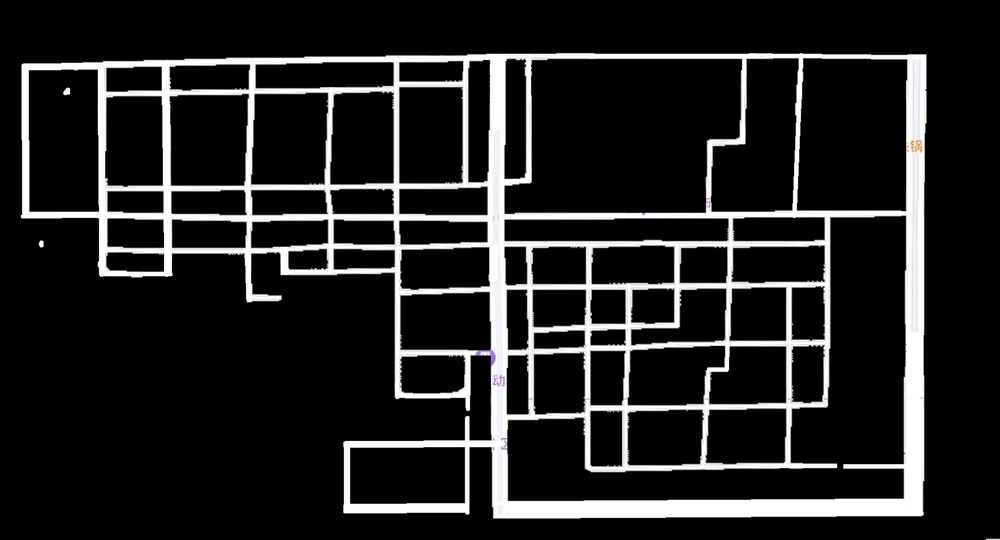
#> input picture pics/map2.jpg, 1000 x 540 px, shrunk from 3536 x 1908 before the run
$ python edge_detection.py
#> lines starting #> are read from the running program, lines starting #| are printed output that depends on the picture; after the words box and inside, x2 and y2 are one past the last pixel; in counts of white or black regions, pixels touching at a corner belong together
import cv2
import numpy as np


def edge_detection(path):
    # 读取图像
#> called with path = '../pics/map2.jpg'
    image = cv2.imread(path, cv2.IMREAD_GRAYSCALE)
#> image: shape (540, 1000); min 0, max 255, mean 34.4

    # 设定阈值，将小于阈值的像素设为0，大于阈值的像素设为128
    k = 20
    thresholded_image = np.where(image > k, 128, 0)
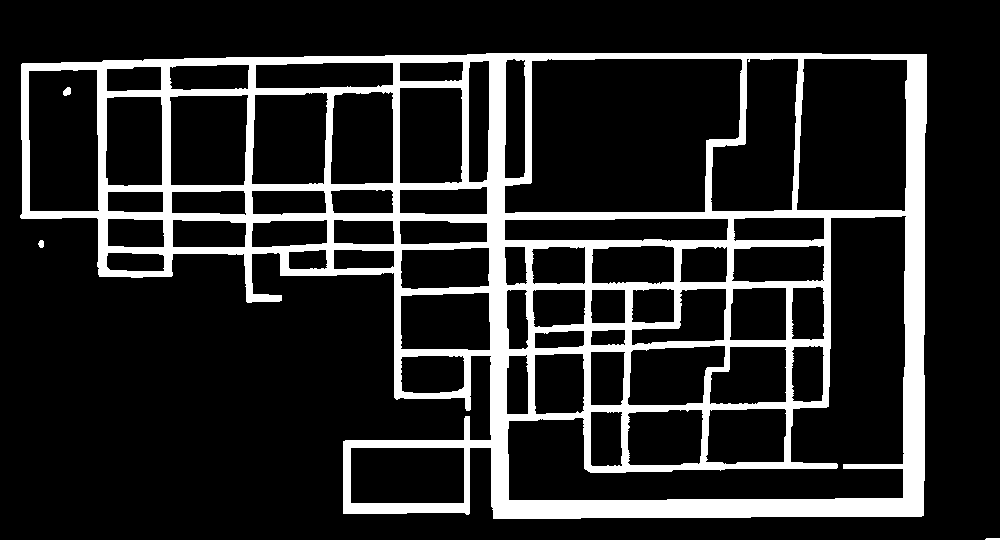
#> thresholded_image: shape (540, 1000) int64; values 0 (black) and 128 (white), 16% white; 4 white regions, box (x1, y1, x2, y2) and area: (20, 53, 927, 519) 86160, (63, 87, 71, 96) 55, (38, 240, 44, 248) 38, (985, 538, 1000, 540) 29

    height, width = thresholded_image.shape
#> height = 540; width = 1000

    # 对处理过的图像进行边界检测
    edges = np.zeros((height, width))

    for dx, dy in [[0, 1], [1, 0], [0, -1], [-1, 0], [1, 1], [-1, 1], [1, -1], [-1, -1]]:
        diff = thresholded_image[1:height - 1, 1:width - 1] - thresholded_image[1 + dx:height - 1 + dx,
                                                              1 + dy:width - 1 + dy]
        edges[1:height - 1, 1:width - 1] += np.where(diff > 0, 255, 0)
#> this loop made 8 passes
#> pass 1, in edge_detection, `diff = thresholded_image[1:height - 1, 1:width - 1] - thresholded_imag..`:
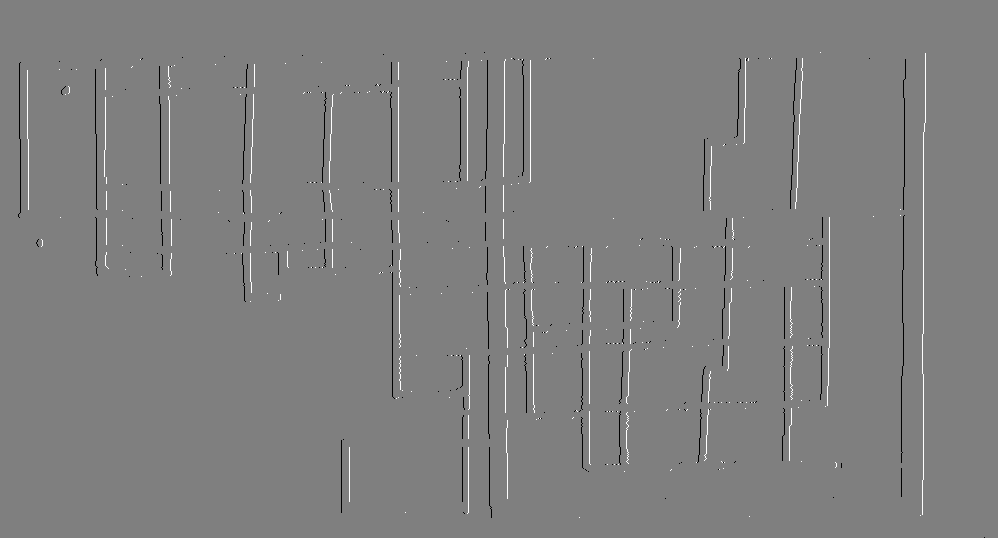
#> diff: shape (538, 998) int64; min -128, max 128, mean 0; drawn with min black and max white
#> pass 2, in edge_detection, `diff = thresholded_image[1:height - 1, 1:width - 1] - thresholded_imag..`:
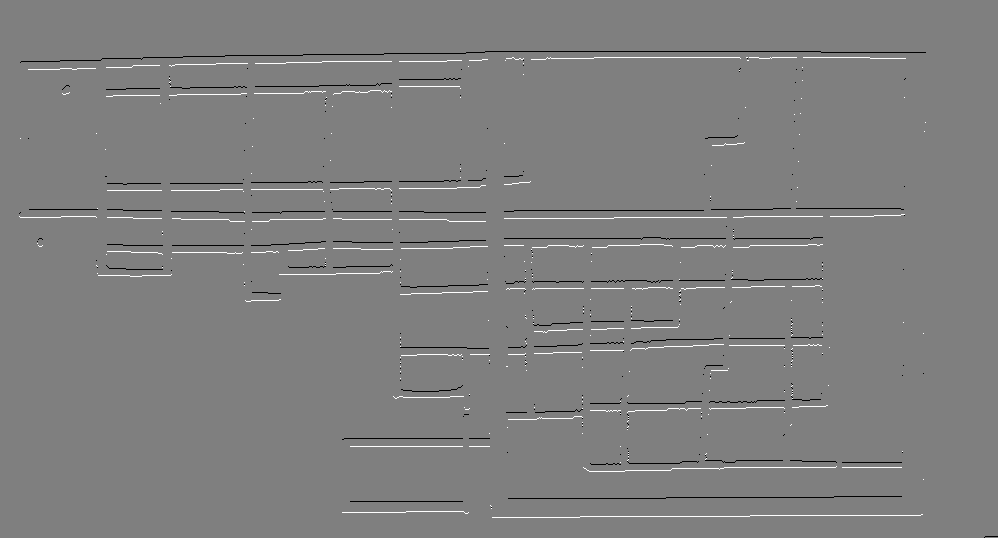
#> diff: shape (538, 998) int64; min -128, max 128, mean 0; drawn with min black and max white
#> pass 3, in edge_detection, `diff = thresholded_image[1:height - 1, 1:width - 1] - thresholded_imag..`:
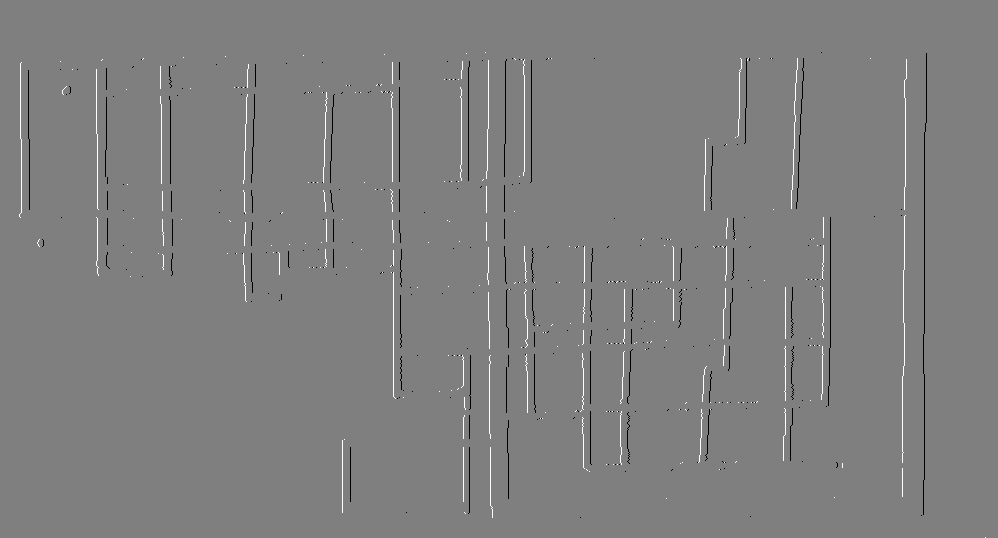
#> diff: shape (538, 998) int64; min -128, max 128, mean 0; drawn with min black and max white
#> after the loop:
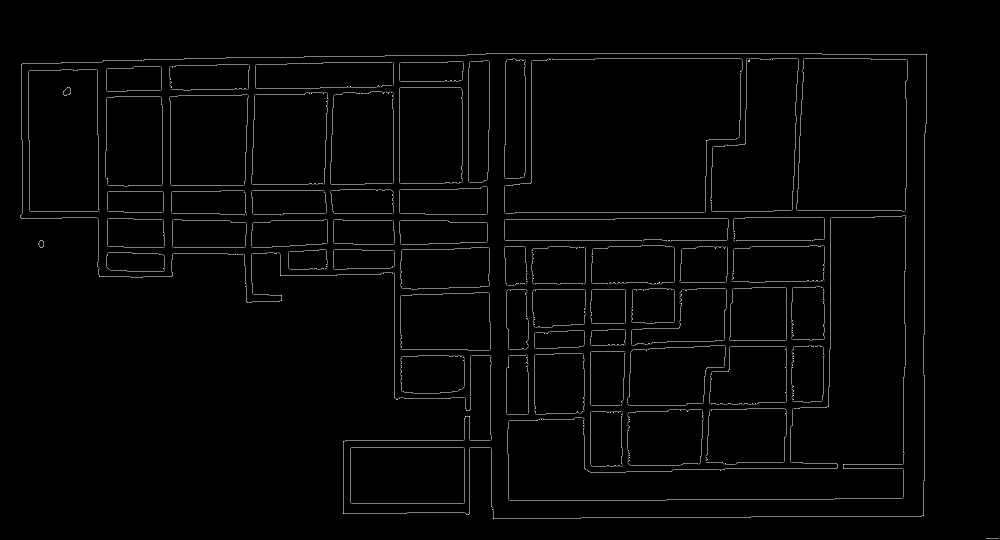
#> edges: shape (540, 1000) float64; min 0, max 1530, mean 26.8; drawn with min black and max white

    # 创建具有相同尺寸和通道数的新图像
    output_image = np.zeros_like(image)

    # 将边缘和阈值处理后的图像像素合并到新图像中
    output_image[thresholded_image == 128] = 128
    output_image[edges >= 255] = 255

    # 保存边缘图像
    cv2.imwrite('./pics/path_to_output_edges.png', edges)
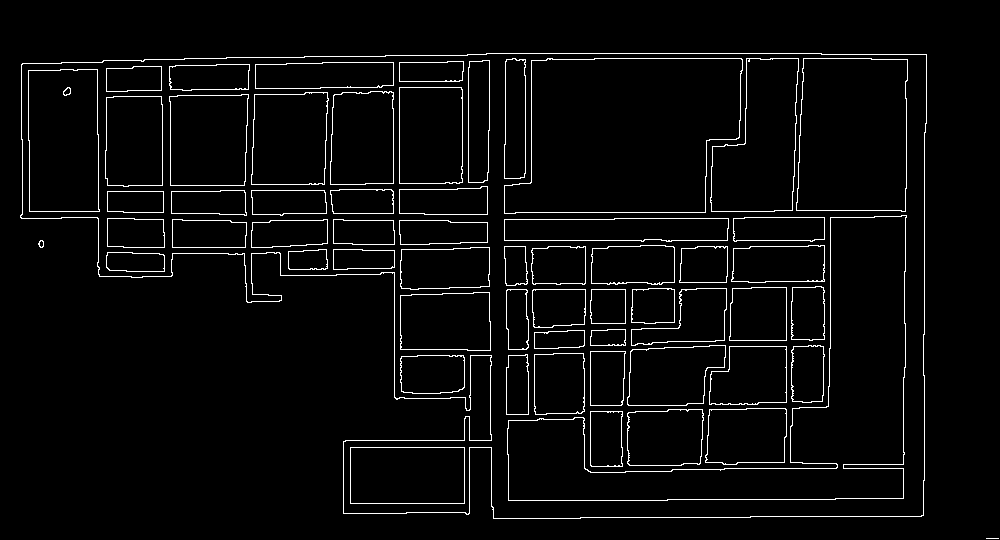
#> saved as path_to_output_edges.png: shape (540, 1000); 3.7% white in thin lines or dots, all inside (x1, y1, x2, y2) = (20, 53, 999, 539)

    # 保存带有阈值处理后的图像像素信息的图像
    cv2.imwrite('./pics/path_to_output_image.png', output_image)
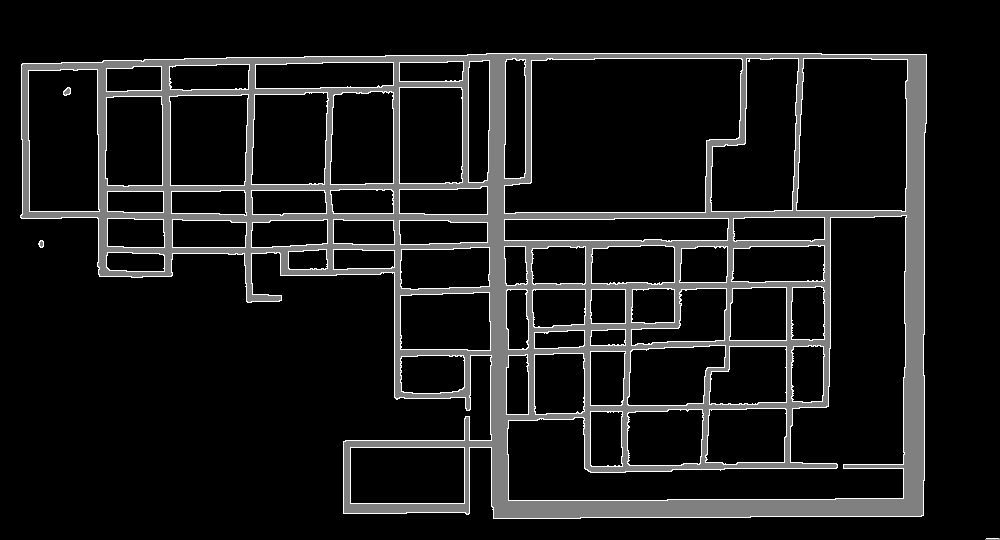
#> saved as path_to_output_image.png: shape (540, 1000); min 0, max 255, mean 25.1


def edge_detection2(path):
    # 读取图像
    image = cv2.imread(path)  # rgb图，非黑白纯色

    # 设定阈值，将小于阈值的像素设为0，大于阈值的像素设为128
    k = 20
    thresholded_image = np.where(image > k, 128, 0)
    copy_image = thresholded_image.copy()  # 为方便自己对照着看原图和结果，使用副本找边界

    # 进行对角错位比较
    copy_image[1:, 1:, 0] = (thresholded_image[:-1, :-1, 1] != thresholded_image[1:, 1:,
                                                               2]) * 255  # 利用了rgb不同通道，以方便自己对照看结果

    # cc[:-1, :-1, 0] = (bb[:-1, :-1, 1] != bb[1:, 1:, 2]) * 255   # 用此句会使部分边界标到障碍上
    print(copy_image)
    cv2.imwrite('edge.png', copy_image)


if __name__ == '__main__':
    edge_detection('../pics/map2.jpg')
    # edge_detection2('../pics/map1.jpg')

$ run again, with pics/map1.jpg copied over pics/map2.jpg
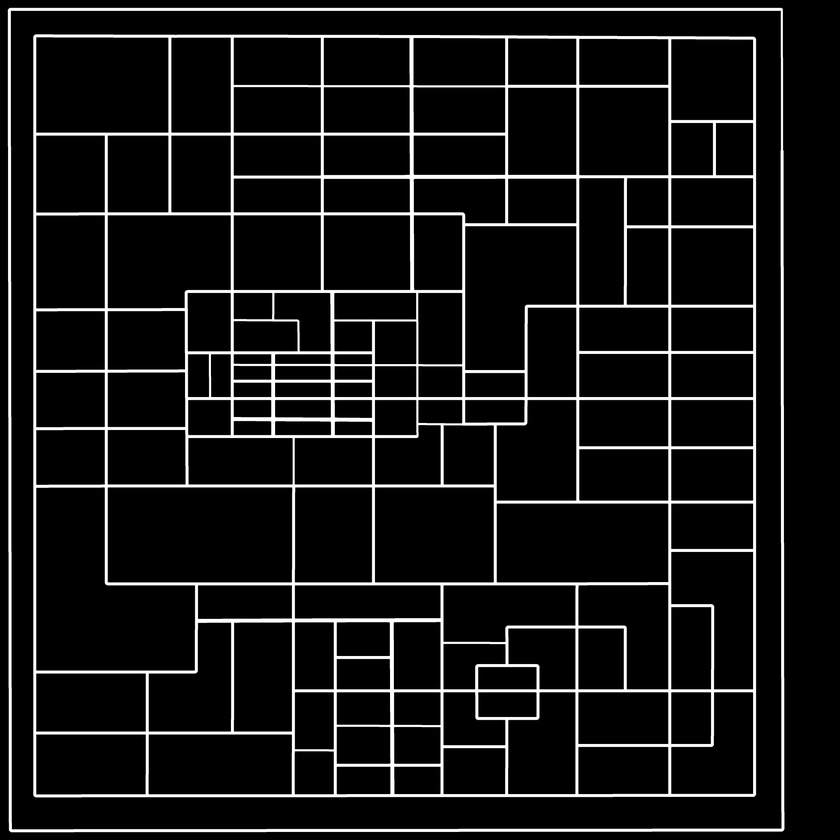
#> input picture pics/map1.jpg, 840 x 840 px, shrunk from 4794 x 4794 before the run
#> in edge_detection, image is the input picture: shape (840, 840); min 0, max 255, mean 22.7
#> in edge_detection, `thresholded_image = np.where(image > k, 128, 0)`:
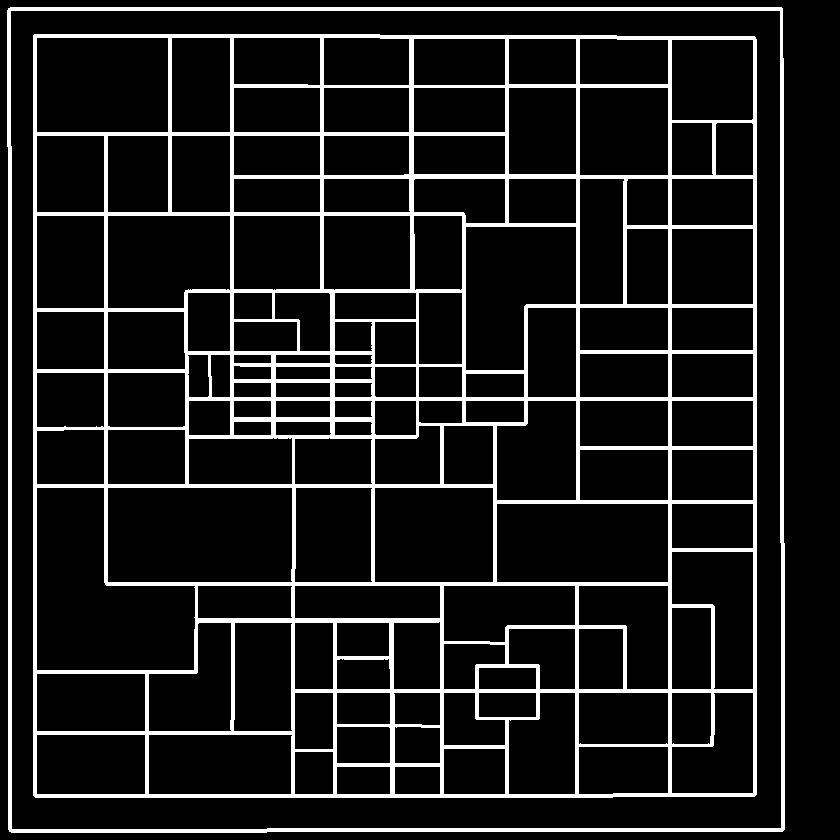
#> thresholded_image: shape (840, 840) int64; values 0 (black) and 128 (white), 11.7% white; 2 white regions, box (x1, y1, x2, y2) and area: (33, 34, 757, 798) 70140, (7, 7, 785, 833) 12692
#> in edge_detection, `cv2.imwrite('./pics/path_to_output_image.png', output_image)`:
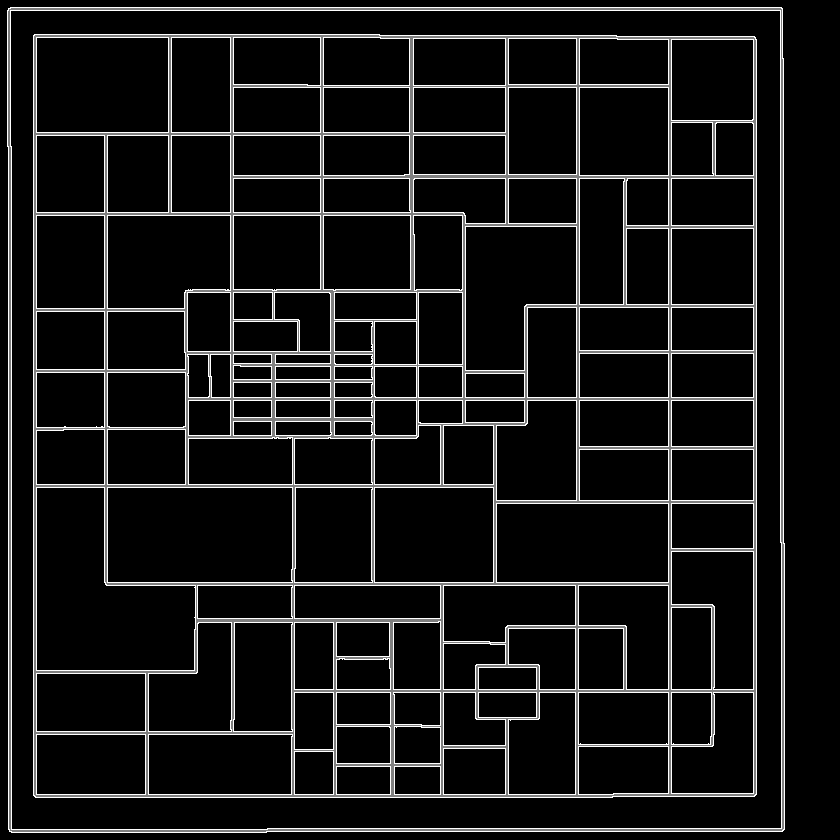
#> saved as path_to_output_image.png: shape (840, 840); min 0, max 255, mean 22.5
